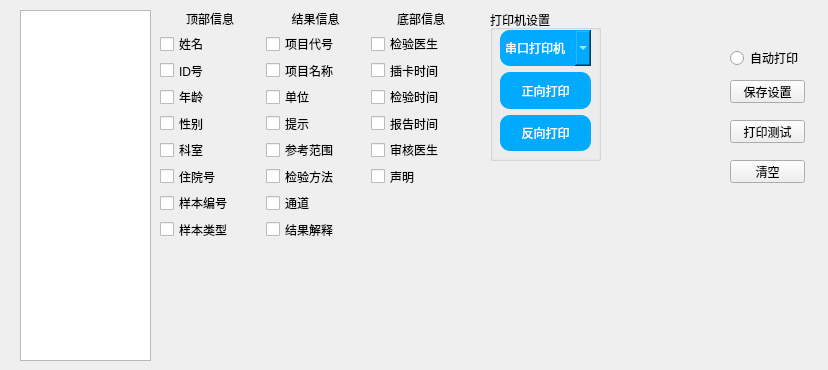
    <widget class="QWidget" name="tab_3">
     <attribute name="title">
      <string>打印设置</string>
     </attribute>
     <widget class="QWidget" name="gridLayoutWidget">
      <property name="geometry">
       <rect>
        <x>160</x>
        <y>10</y>
        <width>311</width>
        <height>230</height>
       </rect>
      </property>
      <layout class="QGridLayout" name="gridLayout">
       <item row="5" column="2">
        <widget class="QCheckBox" name="checkBox_17">
         <property name="text">
          <string>审核医生</string>
         </property>
        </widget>
       </item>
       <item row="2" column="1">
        <widget class="QCheckBox" name="checkBox_11">
         <property name="text">
          <string>项目名称</string>
         </property>
        </widget>
       </item>
       <item row="3" column="1">
        <widget class="QCheckBox" name="checkBox_10">
         <property name="text">
          <string>单位</string>
         </property>
        </widget>
       </item>
       <item row="5" column="1">
        <widget class="QCheckBox" name="checkBox_12">
         <property name="text">
          <string>参考范围</string>
         </property>
        </widget>
       </item>
       <item row="0" column="0">
        <widget class="QLabel" name="label_35">
         <property name="layoutDirection">
          <enum>Qt::LeftToRight</enum>
         </property>
         <property name="text">
          <string>顶部信息</string>
         </property>
         <property name="alignment">
          <set>Qt::AlignCenter</set>
         </property>
        </widget>
       </item>
       <item row="2" column="2">
        <widget class="QCheckBox" name="checkBox_14">
         <property name="text">
          <string>插卡时间</string>
         </property>
        </widget>
       </item>
       <item row="1" column="1">
        <widget class="QCheckBox" name="checkBox_2">
         <property name="text">
          <string>项目代号</string>
         </property>
        </widget>
       </item>
       <item row="8" column="0">
        <widget class="QCheckBox" name="checkBox_19">
         <property name="text">
          <string>样本类型</string>
         </property>
        </widget>
       </item>
       <item row="0" column="2">
        <widget class="QLabel" name="label_37">
         <property name="text">
          <string>底部信息</string>
         </property>
         <property name="alignment">
          <set>Qt::AlignCenter</set>
         </property>
        </widget>
       </item>
       <item row="1" column="0">
        <widget class="QCheckBox" name="checkBox">
         <property name="text">
          <string>姓名</string>
         </property>
        </widget>
       </item>
       <item row="5" column="0">
        <widget class="QCheckBox" name="checkBox_8">
         <property name="text">
          <string>科室</string>
         </property>
        </widget>
       </item>
       <item row="2" column="0">
        <widget class="QCheckBox" name="checkBox_4">
         <property name="text">
          <string>ID号</string>
         </property>
        </widget>
       </item>
       <item row="7" column="0">
        <widget class="QCheckBox" name="checkBox_18">
         <property name="text">
          <string>样本编号</string>
         </property>
        </widget>
       </item>
       <item row="4" column="1">
        <widget class="QCheckBox" name="checkBox_9">
         <property name="text">
          <string>提示</string>
         </property>
        </widget>
       </item>
       <item row="3" column="0">
        <widget class="QCheckBox" name="checkBox_6">
         <property name="text">
          <string>年龄</string>
         </property>
        </widget>
       </item>
       <item row="4" column="2">
        <widget class="QCheckBox" name="checkBox_16">
         <property name="text">
          <string>报告时间</string>
         </property>
        </widget>
       </item>
       <item row="0" column="1">
        <widget class="QLabel" name="label_36">
         <property name="text">
          <string>结果信息</string>
         </property>
         <property name="alignment">
          <set>Qt::AlignCenter</set>
         </property>
        </widget>
       </item>
       <item row="6" column="0">
        <widget class="QCheckBox" name="checkBox_5">
         <property name="text">
          <string>住院号</string>
         </property>
        </widget>
       </item>
       <item row="3" column="2">
        <widget class="QCheckBox" name="checkBox_15">
         <property name="text">
          <string>检验时间</string>
         </property>
        </widget>
       </item>
       <item row="6" column="1">
        <widget class="QCheckBox" name="checkBox_13">
         <property name="text">
          <string>检验方法</string>
         </property>
        </widget>
       </item>
       <item row="4" column="0">
        <widget class="QCheckBox" name="checkBox_7">
         <property name="text">
          <string>性别</string>
         </property>
        </widget>
       </item>
       <item row="1" column="2">
        <widget class="QCheckBox" name="checkBox_3">
         <property name="sizePolicy">
          <sizepolicy hsizetype="Minimum" vsizetype="Fixed">
           <horstretch>0</horstretch>
           <verstretch>0</verstretch>
          </sizepolicy>
         </property>
         <property name="text">
          <string>检验医生</string>
         </property>
        </widget>
       </item>
       <item row="7" column="1">
        <widget class="QCheckBox" name="checkBox_20">
         <property name="text">
          <string>通道</string>
         </property>
        </widget>
       </item>
       <item row="8" column="1">
        <widget class="QCheckBox" name="checkBox_21">
         <property name="text">
          <string>结果解释</string>
         </property>
        </widget>
       </item>
       <item row="6" column="2">
        <widget class="QCheckBox" name="checkBox_22">
         <property name="text">
          <string>声明</string>
         </property>
        </widget>
       </item>
      </layout>
     </widget>
     <widget class="QGroupBox" name="groupBox_11">
      <property name="geometry">
       <rect>
        <x>490</x>
        <y>10</y>
        <width>111</width>
        <height>151</height>
       </rect>
      </property>
      <property name="title">
       <string>打印机设置</string>
      </property>
      <widget class="QWidget" name="verticalLayoutWidget">
       <property name="geometry">
        <rect>
         <x>10</x>
         <y>20</y>
         <width>91</width>
         <height>121</height>
        </rect>
       </property>
       <layout class="QVBoxLayout" name="verticalLayout">
        <item>
         <widget class="QComboBox" name="comboBox_12">
          <property name="sizePolicy">
           <sizepolicy hsizetype="Preferred" vsizetype="Preferred">
            <horstretch>0</horstretch>
            <verstretch>0</verstretch>
           </sizepolicy>
          </property>
          <property name="styleSheet">
           <string notr="true"> border-radius: 10px;
    background-color: #00aaff; /* 变淡后的蓝色背景，透明度为50% */
    color: white;</string>
          </property>
          <item>
           <property name="text">
            <string>串口打印机</string>
           </property>
          </item>
         </widget>
        </item>
        <item>
         <widget class="QPushButton" name="pushButton_29">
          <property name="sizePolicy">
           <sizepolicy hsizetype="Minimum" vsizetype="Preferred">
            <horstretch>0</horstretch>
            <verstretch>0</verstretch>
           </sizepolicy>
          </property>
          <property name="styleSheet">
           <string notr="true"> border-radius: 10px;
    background-color: #00aaff; /* 变淡后的蓝色背景，透明度为50% */
    color: white;</string>
          </property>
          <property name="text">
           <string>正向打印</string>
          </property>
         </widget>
        </item>
        <item>
         <widget class="QPushButton" name="pushButton_30">
          <property name="sizePolicy">
           <sizepolicy hsizetype="Minimum" vsizetype="Preferred">
            <horstretch>0</horstretch>
            <verstretch>0</verstretch>
           </sizepolicy>
          </property>
          <property name="styleSheet">
           <string notr="true"> border-radius: 10px;
    background-color: #00aaff; /* 变淡后的蓝色背景，透明度为50% */
    color: white;</string>
          </property>
          <property name="text">
           <string>反向打印</string>
          </property>
         </widget>
        </item>
       </layout>
      </widget>
     </widget>
     <widget class="QPushButton" name="pushButton_31">
      <property name="geometry">
       <rect>
        <x>730</x>
        <y>80</y>
        <width>75</width>
        <height>23</height>
       </rect>
      </property>
      <property name="text">
       <string>保存设置</string>
      </property>
     </widget>
     <widget class="QPushButton" name="pushButton_32">
      <property name="geometry">
       <rect>
        <x>730</x>
        <y>120</y>
        <width>75</width>
        <height>23</height>
       </rect>
      </property>
      <property name="text">
       <string>打印测试</string>
      </property>
     </widget>
     <widget class="QPushButton" name="pushButton_33">
      <property name="geometry">
       <rect>
        <x>730</x>
        <y>160</y>
        <width>75</width>
        <height>23</height>
       </rect>
      </property>
      <property name="text">
       <string>清空</string>
      </property>
     </widget>
     <widget class="QRadioButton" name="radioButton_3">
      <property name="geometry">
       <rect>
        <x>730</x>
        <y>50</y>
        <width>89</width>
        <height>16</height>
       </rect>
      </property>
      <property name="text">
       <string>自动打印</string>
      </property>
     </widget>
     <widget class="QTextBrowser" name="textBrowser">
      <property name="geometry">
       <rect>
        <x>20</x>
        <y>10</y>
        <width>131</width>
        <height>351</height>
       </rect>
      </property>
     </widget>
    </widget>
